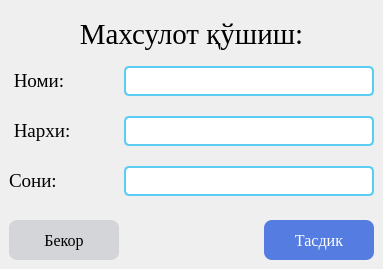
<?xml version="1.0" encoding="UTF-8"?>
<ui version="4.0">
 <class>MainWindow</class>
 <widget class="QMainWindow" name="MainWindow">
  <property name="geometry">
   <rect>
    <x>0</x>
    <y>0</y>
    <width>383</width>
    <height>269</height>
   </rect>
  </property>
  <property name="windowTitle">
   <string>MainWindow</string>
  </property>
  <property name="windowIcon">
   <iconset>
    <normalon>:/01/icon.ico</normalon>
   </iconset>
  </property>
  <widget class="QWidget" name="centralwidget">
   <layout class="QGridLayout" name="gridLayout">
    <item row="0" column="0">
     <layout class="QVBoxLayout" name="verticalLayout_2">
      <item>
       <widget class="QLabel" name="label_10">
        <property name="sizePolicy">
         <sizepolicy hsizetype="Expanding" vsizetype="Fixed">
          <horstretch>0</horstretch>
          <verstretch>0</verstretch>
         </sizepolicy>
        </property>
        <property name="maximumSize">
         <size>
          <width>16777215</width>
          <height>16777205</height>
         </size>
        </property>
        <property name="font">
         <font>
          <family>Times New Roman</family>
          <pointsize>22</pointsize>
         </font>
        </property>
        <property name="styleSheet">
         <string notr="true"/>
        </property>
        <property name="text">
         <string>Махсулот қўшиш:</string>
        </property>
        <property name="alignment">
         <set>Qt::AlignCenter</set>
        </property>
       </widget>
      </item>
      <item>
       <layout class="QVBoxLayout" name="verticalLayout">
        <property name="spacing">
         <number>20</number>
        </property>
        <item>
         <layout class="QHBoxLayout" name="horizontalLayout">
          <property name="spacing">
           <number>0</number>
          </property>
          <item>
           <widget class="QLabel" name="label">
            <property name="font">
             <font>
              <family>Times New Roman</family>
              <pointsize>14</pointsize>
             </font>
            </property>
            <property name="text">
             <string> Номи:</string>
            </property>
           </widget>
          </item>
          <item>
           <spacer name="horizontalSpacer">
            <property name="orientation">
             <enum>Qt::Horizontal</enum>
            </property>
            <property name="sizeType">
             <enum>QSizePolicy::Expanding</enum>
            </property>
            <property name="sizeHint" stdset="0">
             <size>
              <width>60</width>
              <height>20</height>
             </size>
            </property>
           </spacer>
          </item>
          <item>
           <widget class="QLineEdit" name="name">
            <property name="sizePolicy">
             <sizepolicy hsizetype="Minimum" vsizetype="Fixed">
              <horstretch>0</horstretch>
              <verstretch>0</verstretch>
             </sizepolicy>
            </property>
            <property name="minimumSize">
             <size>
              <width>250</width>
              <height>30</height>
             </size>
            </property>
            <property name="font">
             <font>
              <family>Times New Roman</family>
              <pointsize>16</pointsize>
             </font>
            </property>
            <property name="styleSheet">
             <string notr="true">QLineEdit{
border: 2px solid #59CDF2;
border-radius: 5px;
}
QLineEdit::focus{
border: 1px solid blue;
}</string>
            </property>
            <property name="placeholderText">
             <string/>
            </property>
           </widget>
          </item>
         </layout>
        </item>
        <item>
         <layout class="QHBoxLayout" name="horizontalLayout_3">
          <property name="spacing">
           <number>0</number>
          </property>
          <item>
           <widget class="QLabel" name="label_3">
            <property name="font">
             <font>
              <family>Times New Roman</family>
              <pointsize>14</pointsize>
             </font>
            </property>
            <property name="text">
             <string> Нархи:</string>
            </property>
           </widget>
          </item>
          <item>
           <spacer name="horizontalSpacer_3">
            <property name="orientation">
             <enum>Qt::Horizontal</enum>
            </property>
            <property name="sizeType">
             <enum>QSizePolicy::Expanding</enum>
            </property>
            <property name="sizeHint" stdset="0">
             <size>
              <width>65</width>
              <height>20</height>
             </size>
            </property>
           </spacer>
          </item>
          <item>
           <widget class="QLineEdit" name="cost">
            <property name="sizePolicy">
             <sizepolicy hsizetype="Minimum" vsizetype="Fixed">
              <horstretch>0</horstretch>
              <verstretch>0</verstretch>
             </sizepolicy>
            </property>
            <property name="minimumSize">
             <size>
              <width>250</width>
              <height>30</height>
             </size>
            </property>
            <property name="font">
             <font>
              <family>Times New Roman</family>
              <pointsize>16</pointsize>
             </font>
            </property>
            <property name="styleSheet">
             <string notr="true">QLineEdit{
border: 2px solid #59CDF2;
border-radius: 5px;
}
QLineEdit::focus{
border: 1px solid blue;
}</string>
            </property>
            <property name="placeholderText">
             <string/>
            </property>
           </widget>
          </item>
         </layout>
        </item>
        <item>
         <layout class="QHBoxLayout" name="horizontalLayout_4">
          <property name="spacing">
           <number>0</number>
          </property>
          <item>
           <widget class="QLabel" name="label_4">
            <property name="font">
             <font>
              <family>Times New Roman</family>
              <pointsize>14</pointsize>
             </font>
            </property>
            <property name="text">
             <string>Сони:</string>
            </property>
           </widget>
          </item>
          <item>
           <spacer name="horizontalSpacer_4">
            <property name="orientation">
             <enum>Qt::Horizontal</enum>
            </property>
            <property name="sizeType">
             <enum>QSizePolicy::Expanding</enum>
            </property>
            <property name="sizeHint" stdset="0">
             <size>
              <width>52</width>
              <height>20</height>
             </size>
            </property>
           </spacer>
          </item>
          <item>
           <widget class="QLineEdit" name="count">
            <property name="sizePolicy">
             <sizepolicy hsizetype="Minimum" vsizetype="Fixed">
              <horstretch>0</horstretch>
              <verstretch>0</verstretch>
             </sizepolicy>
            </property>
            <property name="minimumSize">
             <size>
              <width>250</width>
              <height>30</height>
             </size>
            </property>
            <property name="font">
             <font>
              <family>Times New Roman</family>
              <pointsize>16</pointsize>
             </font>
            </property>
            <property name="styleSheet">
             <string notr="true">QLineEdit{
border: 2px solid #59CDF2;
border-radius: 5px;
}
QLineEdit::focus{
border: 1px solid blue;
}</string>
            </property>
            <property name="placeholderText">
             <string/>
            </property>
           </widget>
          </item>
         </layout>
        </item>
       </layout>
      </item>
      <item>
       <spacer name="verticalSpacer_2">
        <property name="orientation">
         <enum>Qt::Vertical</enum>
        </property>
        <property name="sizeType">
         <enum>QSizePolicy::Fixed</enum>
        </property>
        <property name="sizeHint" stdset="0">
         <size>
          <width>20</width>
          <height>18</height>
         </size>
        </property>
       </spacer>
      </item>
      <item>
       <layout class="QHBoxLayout" name="horizontalLayout_7">
        <item>
         <widget class="QPushButton" name="pushButton_2">
          <property name="minimumSize">
           <size>
            <width>110</width>
            <height>40</height>
           </size>
          </property>
          <property name="font">
           <font>
            <family>Times New Roman</family>
            <pointsize>12</pointsize>
           </font>
          </property>
          <property name="cursor">
           <cursorShape>PointingHandCursor</cursorShape>
          </property>
          <property name="styleSheet">
           <string notr="true">QPushButton{
	background-color: rgb(212, 213, 217);
border-radius: 8px;
  color: black;
}
</string>
          </property>
          <property name="text">
           <string>Бекор</string>
          </property>
          <property name="iconSize">
           <size>
            <width>24</width>
            <height>24</height>
           </size>
          </property>
         </widget>
        </item>
        <item>
         <spacer name="horizontalSpacer_7">
          <property name="orientation">
           <enum>Qt::Horizontal</enum>
          </property>
          <property name="sizeHint" stdset="0">
           <size>
            <width>40</width>
            <height>20</height>
           </size>
          </property>
         </spacer>
        </item>
        <item>
         <widget class="QPushButton" name="pushButton">
          <property name="minimumSize">
           <size>
            <width>110</width>
            <height>40</height>
           </size>
          </property>
          <property name="font">
           <font>
            <family>Times New Roman</family>
            <pointsize>12</pointsize>
           </font>
          </property>
          <property name="cursor">
           <cursorShape>PointingHandCursor</cursorShape>
          </property>
          <property name="styleSheet">
           <string notr="true">QPushButton{
	background-color: rgb(85, 124, 225);
border-radius: 8px;
  color: white;
}
</string>
          </property>
          <property name="text">
           <string>Тасдик</string>
          </property>
          <property name="iconSize">
           <size>
            <width>32</width>
            <height>32</height>
           </size>
          </property>
         </widget>
        </item>
       </layout>
      </item>
     </layout>
    </item>
   </layout>
  </widget>
 </widget>
 <resources>
  <include location="Icons.qrc"/>
 </resources>
 <connections/>
</ui>
